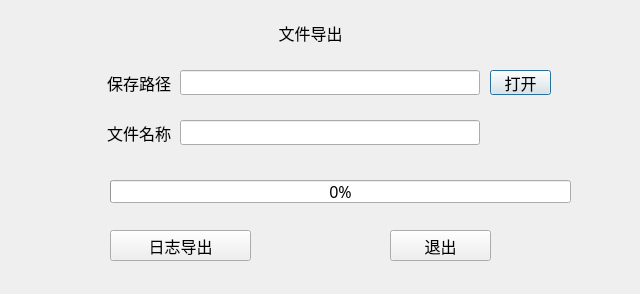
<?xml version="1.0" encoding="UTF-8"?>
<ui version="4.0">
 <class>SqlExportDlg</class>
 <widget class="QDialog" name="SqlExportDlg">
  <property name="geometry">
   <rect>
    <x>0</x>
    <y>0</y>
    <width>640</width>
    <height>294</height>
   </rect>
  </property>
  <property name="font">
   <font>
    <family>微软雅黑</family>
    <pointsize>12</pointsize>
    <weight>50</weight>
    <italic>false</italic>
    <bold>false</bold>
   </font>
  </property>
  <property name="windowTitle">
   <string>Dialog</string>
  </property>
  <property name="styleSheet">
   <string notr="true"/>
  </property>
  <widget class="QLabel" name="label">
   <property name="geometry">
    <rect>
     <x>0</x>
     <y>70</y>
     <width>171</width>
     <height>25</height>
    </rect>
   </property>
   <property name="font">
    <font>
     <family>微软雅黑</family>
     <pointsize>12</pointsize>
     <weight>50</weight>
     <italic>false</italic>
     <bold>false</bold>
    </font>
   </property>
   <property name="text">
    <string>保存路径</string>
   </property>
   <property name="alignment">
    <set>Qt::AlignRight|Qt::AlignTrailing|Qt::AlignVCenter</set>
   </property>
  </widget>
  <widget class="QLineEdit" name="pathEdit">
   <property name="geometry">
    <rect>
     <x>180</x>
     <y>70</y>
     <width>300</width>
     <height>25</height>
    </rect>
   </property>
   <property name="font">
    <font>
     <family>微软雅黑</family>
     <pointsize>10</pointsize>
     <weight>50</weight>
     <italic>false</italic>
     <bold>false</bold>
    </font>
   </property>
  </widget>
  <widget class="QPushButton" name="pushButton">
   <property name="geometry">
    <rect>
     <x>490</x>
     <y>70</y>
     <width>61</width>
     <height>25</height>
    </rect>
   </property>
   <property name="font">
    <font>
     <family>微软雅黑</family>
     <pointsize>12</pointsize>
     <weight>50</weight>
     <italic>false</italic>
     <bold>false</bold>
    </font>
   </property>
   <property name="text">
    <string>打开</string>
   </property>
  </widget>
  <widget class="QLabel" name="label_2">
   <property name="geometry">
    <rect>
     <x>0</x>
     <y>120</y>
     <width>171</width>
     <height>25</height>
    </rect>
   </property>
   <property name="font">
    <font>
     <family>微软雅黑</family>
     <pointsize>12</pointsize>
     <weight>50</weight>
     <italic>false</italic>
     <bold>false</bold>
    </font>
   </property>
   <property name="text">
    <string>文件名称</string>
   </property>
   <property name="alignment">
    <set>Qt::AlignRight|Qt::AlignTrailing|Qt::AlignVCenter</set>
   </property>
  </widget>
  <widget class="QProgressBar" name="progressBar">
   <property name="geometry">
    <rect>
     <x>110</x>
     <y>180</y>
     <width>461</width>
     <height>23</height>
    </rect>
   </property>
   <property name="font">
    <font>
     <family>微软雅黑</family>
     <pointsize>12</pointsize>
     <weight>50</weight>
     <italic>false</italic>
     <bold>false</bold>
    </font>
   </property>
   <property name="value">
    <number>0</number>
   </property>
  </widget>
  <widget class="QPushButton" name="exportBtn">
   <property name="geometry">
    <rect>
     <x>110</x>
     <y>230</y>
     <width>141</width>
     <height>31</height>
    </rect>
   </property>
   <property name="font">
    <font>
     <family>微软雅黑</family>
     <pointsize>12</pointsize>
     <weight>50</weight>
     <italic>false</italic>
     <bold>false</bold>
    </font>
   </property>
   <property name="text">
    <string>日志导出</string>
   </property>
  </widget>
  <widget class="QLabel" name="titleLab">
   <property name="geometry">
    <rect>
     <x>0</x>
     <y>20</y>
     <width>621</width>
     <height>25</height>
    </rect>
   </property>
   <property name="font">
    <font>
     <family>微软雅黑</family>
     <pointsize>12</pointsize>
     <weight>50</weight>
     <italic>false</italic>
     <bold>false</bold>
    </font>
   </property>
   <property name="text">
    <string>文件导出</string>
   </property>
   <property name="alignment">
    <set>Qt::AlignCenter</set>
   </property>
  </widget>
  <widget class="QPushButton" name="quitBtn">
   <property name="geometry">
    <rect>
     <x>390</x>
     <y>230</y>
     <width>101</width>
     <height>31</height>
    </rect>
   </property>
   <property name="font">
    <font>
     <family>微软雅黑</family>
     <pointsize>12</pointsize>
     <weight>50</weight>
     <italic>false</italic>
     <bold>false</bold>
    </font>
   </property>
   <property name="text">
    <string>退出</string>
   </property>
  </widget>
  <widget class="QLineEdit" name="fileEdit">
   <property name="geometry">
    <rect>
     <x>180</x>
     <y>120</y>
     <width>300</width>
     <height>25</height>
    </rect>
   </property>
   <property name="font">
    <font>
     <family>微软雅黑</family>
     <pointsize>10</pointsize>
     <weight>50</weight>
     <italic>false</italic>
     <bold>false</bold>
    </font>
   </property>
  </widget>
 </widget>
 <resources/>
 <connections>
  <connection>
   <sender>quitBtn</sender>
   <signal>clicked()</signal>
   <receiver>SqlExportDlg</receiver>
   <slot>close()</slot>
   <hints>
    <hint type="sourcelabel">
     <x>290</x>
     <y>275</y>
    </hint>
    <hint type="destinationlabel">
     <x>170</x>
     <y>154</y>
    </hint>
   </hints>
  </connection>
 </connections>
</ui>
